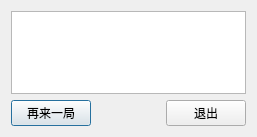
<?xml version="1.0" encoding="UTF-8"?>
<ui version="4.0">
 <class>resultwidget</class>
 <widget class="QDialog" name="resultwidget">
  <property name="geometry">
   <rect>
    <x>0</x>
    <y>0</y>
    <width>257</width>
    <height>137</height>
   </rect>
  </property>
  <property name="windowTitle">
   <string>Dialog</string>
  </property>
  <layout class="QVBoxLayout" name="verticalLayout">
   <item>
    <widget class="QTextBrowser" name="TextDisplay"/>
   </item>
   <item>
    <layout class="QHBoxLayout" name="horizontalLayout_2">
     <item>
      <layout class="QHBoxLayout" name="horizontalLayout">
       <item>
        <widget class="QPushButton" name="NewGame">
         <property name="text">
          <string>再来一局</string>
         </property>
        </widget>
       </item>
       <item>
        <spacer name="horizontalSpacer">
         <property name="orientation">
          <enum>Qt::Horizontal</enum>
         </property>
         <property name="sizeHint" stdset="0">
          <size>
           <width>40</width>
           <height>20</height>
          </size>
         </property>
        </spacer>
       </item>
      </layout>
     </item>
     <item>
      <widget class="QPushButton" name="Exit">
       <property name="text">
        <string>退出</string>
       </property>
      </widget>
     </item>
    </layout>
   </item>
  </layout>
 </widget>
 <resources/>
 <connections>
  <connection>
   <sender>Exit</sender>
   <signal>clicked()</signal>
   <receiver>resultwidget</receiver>
   <slot>close()</slot>
   <hints>
    <hint type="sourcelabel">
     <x>521</x>
     <y>239</y>
    </hint>
    <hint type="destinationlabel">
     <x>289</x>
     <y>133</y>
    </hint>
   </hints>
  </connection>
  <connection>
   <sender>NewGame</sender>
   <signal>clicked()</signal>
   <receiver>resultwidget</receiver>
   <slot>close()</slot>
   <hints>
    <hint type="sourcelabel">
     <x>59</x>
     <y>109</y>
    </hint>
    <hint type="destinationlabel">
     <x>128</x>
     <y>68</y>
    </hint>
   </hints>
  </connection>
 </connections>
</ui>
